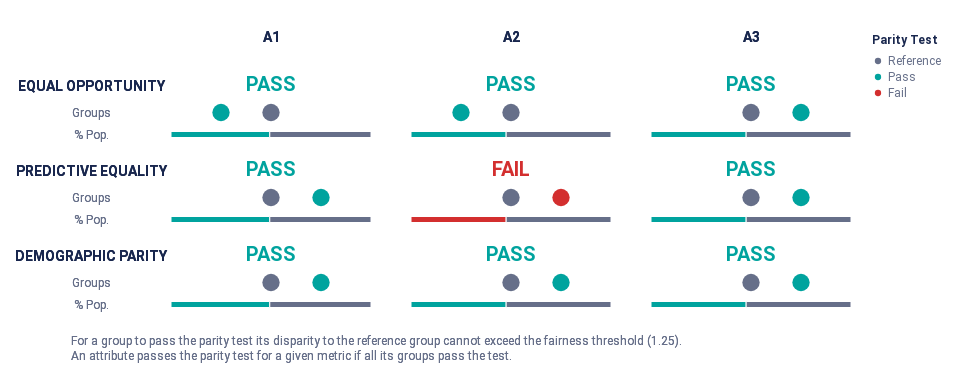

Notebook code cell kept with this figure:
### Code cell
audit_baseline.summary_plot(["tpr", "fpr", "pprev"])
